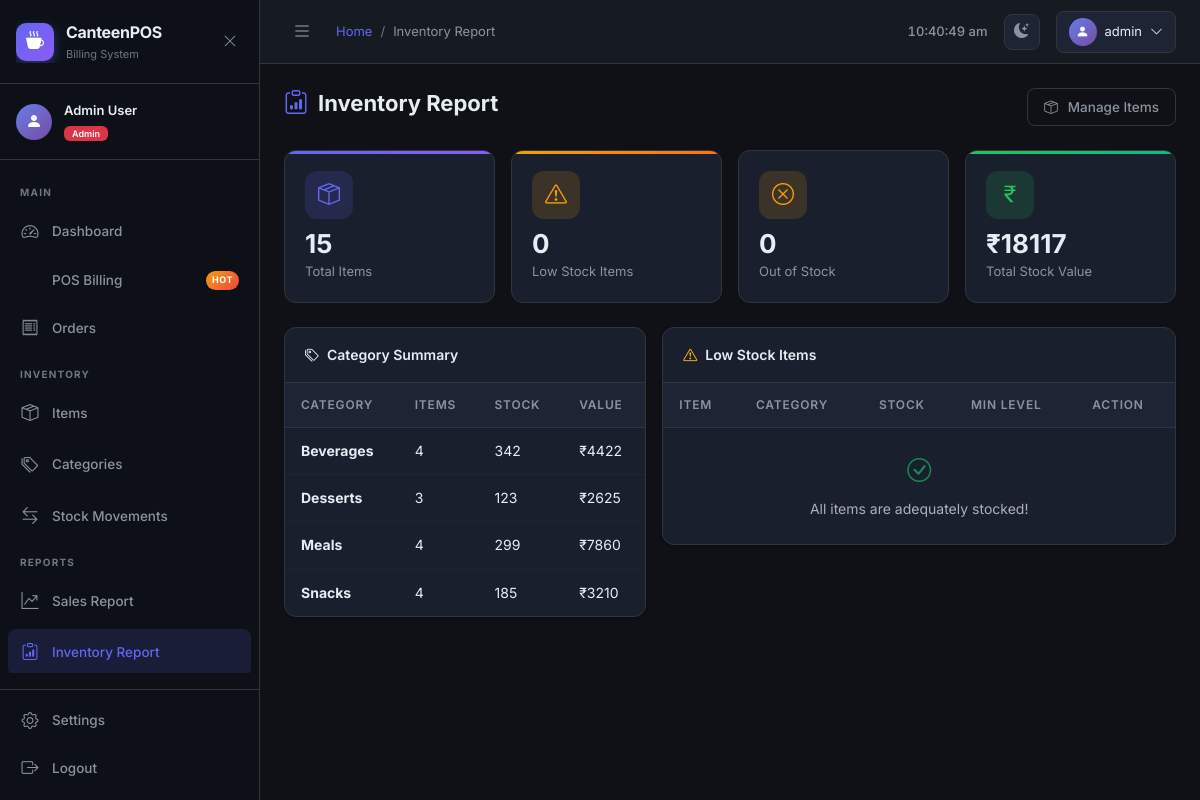
Screenshot of /reports/inventory/ (signed in) with the database file from the repository.
### billing/models.py (models this page shows, shortened)
class Category(models.Model):
    name = models.CharField(max_length=100, unique=True)
    description = models.TextField(blank=True)
    color = models.CharField(max_length=7, default='#6366f1')  # hex color for UI
    icon = models.CharField(max_length=50, default='bi-grid')  # Bootstrap icon class
    is_active = models.BooleanField(default=True)
    created_at = models.DateTimeField(auto_now_add=True)
    updated_at = models.DateTimeField(auto_now=True)
    class Meta:
        verbose_name_plural = 'Categories'
        ordering = ['name']

### reports/views.py (the view)
    def wrapper(request, *args, **kwargs):
        if not request.user.is_authenticated:
            return redirect('login')
        role = get_user_role(request.user)
        if role not in ('admin', 'manager') and not request.user.is_superuser:
            from django.contrib import messages
            messages.error(request, "Access denied.")
            return redirect('dashboard')
        return view_func(request, *args, **kwargs)

### billing/models.py (called while the page is built)
    @property
    def is_low_stock(self):
        return self.stock_quantity <= self.min_stock_level

### reports/views.py (called while the page is built)
def get_user_role(user):
    try:
        return user.profile.role
    except:
        return 'cashier'

def manager_required(view_func):
    def wrapper(request, *args, **kwargs):
        if not request.user.is_authenticated:
            return redirect('login')
        role = get_user_role(request.user)
        if role not in ('admin', 'manager') and not request.user.is_superuser:
            from django.contrib import messages
            messages.error(request, "Access denied.")
            return redirect('dashboard')
        return view_func(request, *args, **kwargs)
    return wrapper

@login_required
@manager_required
def inventory_report(request):
    items = Item.objects.select_related('category').all()
    low_stock = [i for i in items if i.is_low_stock and i.is_active]
    out_of_stock = items.filter(stock_quantity=0)
    category_summary = Category.objects.annotate(
        total_items=Count('items'),
        active_items=Count('items', filter=Q(items__is_active=True)),
        total_stock=Sum('items__stock_quantity'),
        total_value=Sum(F('items__stock_quantity') * F('items__cost_price')),
    )
    total_value = sum(
        (i.stock_quantity * i.cost_price) for i in items if i.is_active
    )
    return render(request, 'reports/inventory_report.html', {
        'items': items,
        'low_stock': low_stock,
        'out_of_stock': out_of_stock,
        'category_summary': category_summary,
        'total_value': total_value,
    })

### templates/reports/inventory_report.html (shortened to what this page needs)
{% extends 'base.html' %}
{% block page_title %}Inventory Report{% endblock %}
{% block content %}
<div class="fade-in">
    <div class="page-header">
        <h1><i class="bi bi-clipboard-data"></i> Inventory Report</h1>
        <a href="{% url 'item_list' %}" class="btn btn-outline-secondary"><i class="bi bi-box-seam me-1"></i>Manage Items</a>
    </div>
    <div class="row g-3 mb-4">
        <div class="col-sm-6 col-xl-3">
            <div class="stat-card accent">
                <div class="stat-icon accent"><i class="bi bi-box-seam"></i></div>
                <div class="stat-value">{{ items.count }}</div>
                <div class="stat-label">Total Items</div>
            </div>
        </div>
        <div class="col-sm-6 col-xl-3">
            <div class="stat-card warning">
                <div class="stat-icon warning"><i class="bi bi-exclamation-triangle"></i></div>
                <div class="stat-value">{{ low_stock|length }}</div>
                <div class="stat-label">Low Stock Items</div>
            </div>
        </div>
        <div class="col-sm-6 col-xl-3">
            <div class="stat-card danger">
                <div class="stat-icon warning"><i class="bi bi-x-circle"></i></div>
                <div class="stat-value">{{ out_of_stock.count }}</div>
                <div class="stat-label">Out of Stock</div>
            </div>
        </div>
        <div class="col-sm-6 col-xl-3">
            <div class="stat-card success">
                <div class="stat-icon success"><i class="bi bi-currency-rupee"></i></div>
                <div class="stat-value">₹{{ total_value|floatformat:0 }}</div>
                <div class="stat-label">Total Stock Value</div>
            </div>
        </div>
    </div>
    <div class="row g-3">
        <div class="col-md-5">
            <div class="card h-100">
                <div class="card-header"><span><i class="bi bi-tags me-2"></i>Category Summary</span></div>
                <div class="table-responsive">
                    <table class="table mb-0">
                        <thead>
                            <tr>
                                <th>Category</th>
                                <th>Items</th>
                                <th>Stock</th>
                                <th>Value</th>
                            </tr>
                        </thead>
                        <tbody>
                            {% for cat in category_summary %}
                            <tr>
                                <td><strong>{{ cat.name }}</strong></td>
                                <td>{{ cat.active_items|default:0 }}</td>
                                <td>{{ cat.total_stock|default:0 }}</td>
                                <td>₹{{ cat.total_value|default:0|floatformat:0 }}</td>
                            </tr>
                            {% empty %}
                            <tr><td colspan="4" class="text-center text-muted py-3">No categories</td></tr>
                            {% endfor %}
                        </tbody>
                    </table>
                </div>
            </div>
        </div>
        <div class="col-md-7">
            <div class="card">
                <div class="card-header">
                    <span><i class="bi bi-exclamation-triangle me-2 text-warning"></i>Low Stock Items</span>
                </div>
                <div class="table-responsive">
                    <table class="table mb-0">
                        <thead>
                            <tr>
                                <th>Item</th>
                                <th>Category</th>
                                <th>Stock</th>
                                <th>Min Level</th>
                                <th>Action</th>
                            </tr>
                        </thead>
                        <tbody>
                            {% for item in low_stock %}
                            <tr>
                                <td><strong>{{ item.name }}</strong></td>
                                <td>{{ item.category.name }}</td>
                                <td>
                                    <span class="stock-indicator {% if item.stock_quantity == 0 %}out{% else %}low{% endif %}">
                                        {% if item.stock_quantity == 0 %}<i class="bi bi-x-circle"></i> Out{% else %}<i class="bi bi-exclamation-triangle"></i> {{ item.stock_quantity }}{% endif %}
                                    </span>
                                </td>
                                <td class="text-muted">{{ item.min_stock_level }}</td>
                                <td>
                                    <a href="{% url 'stock_adjust' item.id %}" class="btn btn-sm btn-warning">
                                        <i class="bi bi-plus"></i> Restock
                                    </a>
                                </td>
                            </tr>
                            {% empty %}
                            <tr>
                                <td colspan="5" class="text-center py-4">
                                    <i class="bi bi-check-circle text-success" style="font-size:24px;"></i>
                                    <div class="mt-2 text-muted">All items are adequately stocked!</div>
                                </td>
                            </tr>
                            {% endfor %}
                        </tbody>
                    </table>
                </div>
            </div>
        </div>
    </div>
</div>
{% endblock %}

### templates/base.html (shortened to what this page needs)
<!DOCTYPE html>
<html lang="en" data-theme="dark" data-bs-theme="dark">
<head>
    <link href="https://cdn.jsdelivr.net/npm/bootstrap@5.3.2/dist/css/bootstrap.min.css" rel="stylesheet">
    <link href="https://cdn.jsdelivr.net/npm/bootstrap-icons@1.11.3/font/bootstrap-icons.css" rel="stylesheet">
    <link href="/static/css/main.css" rel="stylesheet">
</head>
<body>
{% if user.is_authenticated %}
<nav class="sidebar" id="sidebar">
    <div class="sidebar-header">
        <div class="sidebar-brand">
            <div class="brand-icon">
                <i class="bi bi-cup-hot-fill"></i>
            </div>
            <div class="brand-text">
                <span class="brand-name">CanteenPOS</span>
                <span class="brand-sub">Billing System</span>
            </div>
        </div>
        <button class="sidebar-toggle" id="sidebarToggle">
            <i class="bi bi-x-lg"></i>
        </button>
    </div>
    <div class="sidebar-user">
        <div class="user-avatar">
            <i class="bi bi-person-fill"></i>
        </div>
        <div class="user-info">
            <div class="user-name">{{ user.get_full_name|default:user.username }}</div>
            <div class="user-role">
                {% if user.profile.role == 'admin' %}
                    <span class="badge bg-danger">Admin</span>
                {% elif user.profile.role == 'manager' %}
                    <span class="badge bg-warning">Manager</span>
                {% else %}
                    <span class="badge bg-info">Cashier</span>
                {% endif %}
            </div>
        </div>
    </div>
    <ul class="sidebar-nav">
        <li class="nav-section-label">Main</li>
        <li class="nav-item">
            <a href="{% url 'dashboard' %}" class="nav-link {% if request.resolver_match.url_name == 'dashboard' %}active{% endif %}">
                <i class="bi bi-speedometer2"></i>
                <span>Dashboard</span>
            </a>
        </li>
        <li class="nav-item">
            <a href="{% url 'pos' %}" class="nav-link {% if request.resolver_match.url_name == 'pos' %}active{% endif %}">
                <span>POS Billing</span>
                <span class="nav-badge">HOT</span>
            </a>
        </li>
        <li class="nav-item">
            <a href="{% url 'order_list' %}" class="nav-link {% if request.resolver_match.url_name == 'order_list' %}active{% endif %}">
                <i class="bi bi-receipt"></i>
                <span>Orders</span>
            </a>
        </li>
        {% if user.profile.role in 'admin,manager' or user.is_superuser %}
        <li class="nav-section-label">Inventory</li>
        <li class="nav-item">
            <a href="{% url 'item_list' %}" class="nav-link {% if 'item' in request.resolver_match.url_name %}active{% endif %}">
                <i class="bi bi-box-seam"></i>
                <span>Items</span>
            </a>
        </li>
        <li class="nav-item">
            <a href="{% url 'category_list' %}" class="nav-link {% if 'category' in request.resolver_match.url_name %}active{% endif %}">
                <i class="bi bi-tags"></i>
                <span>Categories</span>
            </a>
        </li>
        <li class="nav-item">
            <a href="{% url 'movement_history' %}" class="nav-link {% if 'movement' in request.resolver_match.url_name %}active{% endif %}">
                <i class="bi bi-arrow-left-right"></i>
                <span>Stock Movements</span>
            </a>
        </li>
        <li class="nav-section-label">Reports</li>
        <li class="nav-item">
            <a href="{% url 'sales_report' %}" class="nav-link {% if 'sales' in request.resolver_match.url_name %}active{% endif %}">
                <i class="bi bi-graph-up-arrow"></i>
                <span>Sales Report</span>
            </a>
        </li>
        <li class="nav-item">
            <a href="{% url 'inventory_report' %}" class="nav-link {% if 'inventory_report' == request.resolver_match.url_name %}active{% endif %}">
                <i class="bi bi-clipboard-data"></i>
                <span>Inventory Report</span>
            </a>
        </li>
        {% endif %}
    </ul>
    <div class="sidebar-footer">
        <a href="{% url 'profile' %}" class="nav-link">
            <i class="bi bi-gear"></i>
            <span>Settings</span>
        </a>
        <a href="{% url 'logout' %}" class="nav-link text-danger">
            <i class="bi bi-box-arrow-right"></i>
            <span>Logout</span>
        </a>
    </div>
</nav>
<div class="main-wrapper" id="mainWrapper">
    <header class="topbar">
        <div class="topbar-left">
            <button class="sidebar-toggle-btn" id="sidebarToggleBtn">
                <i class="bi bi-list"></i>
            </button>
            <nav aria-label="breadcrumb">
                <ol class="breadcrumb mb-0">
                    {% block breadcrumb %}
                    <li class="breadcrumb-item"><a href="{% url 'dashboard' %}">Home</a></li>
                    <li class="breadcrumb-item active">{% block page_title %}Dashboard{% endblock %}</li>
                    {% endblock %}
                </ol>
            </nav>
        </div>
        <div class="topbar-right">
            <div class="topbar-time" id="topbarTime"></div>
            <button class="theme-toggle" id="themeToggle" title="Toggle theme">
            </button>
            <div class="dropdown">
                <button class="user-dropdown" data-bs-toggle="dropdown">
                    <div class="user-avatar-sm">
                        <i class="bi bi-person-fill"></i>
                    </div>
                    <span>{{ user.username }}</span>
                    <i class="bi bi-chevron-down"></i>
                </button>
            </div>
        </div>
    </header>
    <main class="page-content">
        {% block content %}{% endblock %}
    </main>
</div>
{% else %}
{% block auth_content %}{% endblock %}
{% endif %}
</body>
</html>

### rows the page displays
Category: name "Beverages", active_items "4", total_stock "342", total_value "4422"
Category: name "Desserts", active_items "3", total_stock "123", total_value "2625"
Category: name "Meals", active_items "4", total_stock "299", total_value "7860"
Category: name "Snacks", active_items "4", total_stock "185", total_value "3210"

### other values shown
{{ user.get_full_name|default:user.username }} "Admin User"
{{ user.username }} "admin"
{{ items.count }} "15"
{{ low_stock|length }} "0"
{{ out_of_stock.count }} "0"
{{ total_value|floatformat:0 }} "18117"
